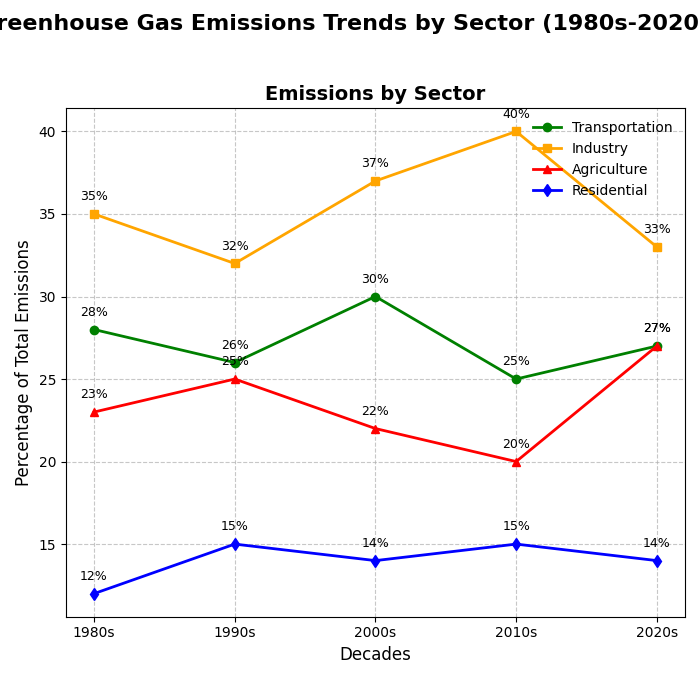

Python code for this plot:
import matplotlib.pyplot as plt

decades = ['1980s', '1990s', '2000s', '2010s', '2020s']

# Randomly altered data for greenhouse gas emissions from different sectors (in percentage)
transportation_emissions = [28, 26, 30, 25, 27]
industry_emissions = [35, 32, 37, 40, 33]
agriculture_emissions = [23, 25, 22, 20, 27]
residential_emissions = [12, 15, 14, 15, 14]

fig, ax = plt.subplots(figsize=(7, 7))
fig.suptitle('Greenhouse Gas Emissions Trends by Sector (1980s-2020s)', fontsize=16, fontweight='bold')

ax.plot(decades, transportation_emissions, marker='o', linestyle='-', linewidth=2, color='green', label='Transportation')
ax.plot(decades, industry_emissions, marker='s', linestyle='-', linewidth=2, color='orange', label='Industry')
ax.plot(decades, agriculture_emissions, marker='^', linestyle='-', linewidth=2, color='red', label='Agriculture')
ax.plot(decades, residential_emissions, marker='d', linestyle='-', linewidth=2, color='blue', label='Residential')

ax.set_title('Emissions by Sector', fontsize=14, fontweight='bold')
ax.set_xlabel('Decades', fontsize=12)
ax.set_ylabel('Percentage of Total Emissions', fontsize=12)
ax.legend(loc='upper right', fontsize=10, frameon=False)
ax.grid(True, linestyle='--', alpha=0.7)

# Annotations for the plot
for i, txt in enumerate(transportation_emissions):
    ax.annotate(f'{txt}%', (decades[i], transportation_emissions[i]), textcoords="offset points", xytext=(0,10), ha='center', fontsize=9)
for i, txt in enumerate(industry_emissions):
    ax.annotate(f'{txt}%', (decades[i], industry_emissions[i]), textcoords="offset points", xytext=(0,10), ha='center', fontsize=9)
for i, txt in enumerate(agriculture_emissions):
    ax.annotate(f'{txt}%', (decades[i], agriculture_emissions[i]), textcoords="offset points", xytext=(0,10), ha='center', fontsize=9)
for i, txt in enumerate(residential_emissions):
    ax.annotate(f'{txt}%', (decades[i], residential_emissions[i]), textcoords="offset points", xytext=(0,10), ha='center', fontsize=9)

plt.tight_layout(rect=[0, 0.03, 1, 0.95])

plt.show()
